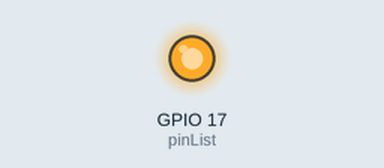
Bench run of a program on a simulated Raspberry Pi (BCM pin numbers). Shown: output pins drawn as LEDs (lit = HIGH). At 1.6 s the program stops and its outputs stay as they are.

Above: at 0.1 s.
At 1.7 s:
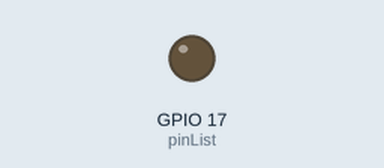
Timing chart, 0 to 3.1 s (numbered marks = the images above):
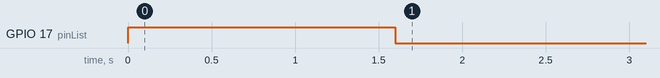

The program:

script2.py
```python
#!/usr/bin/python
import RPi.GPIO as GPIO
import time

GPIO.setmode(GPIO.BCM)

# init list with pin numbers


pinList = [17]

for i in pinList:
    GPIO.setup(i, GPIO.OUT)
    GPIO.output(i, GPIO.LOW)

# time to sleep between operations in the main loop

SleepTimeL = 0.4


try:
  GPIO.output(17, GPIO.HIGH)
  time.sleep(SleepTimeL);
  GPIO.output(17, GPIO.LOW)
  GPIO.output(17, GPIO.HIGH)
  time.sleep(SleepTimeL);
  GPIO.output(17, GPIO.LOW)
  GPIO.output(17, GPIO.HIGH)
  time.sleep(SleepTimeL);
  GPIO.output(17, GPIO.LOW)
  GPIO.output(17, GPIO.HIGH)
  time.sleep(SleepTimeL);
  GPIO.output(17, GPIO.LOW)

  GPIO.cleanup()
except KeyboardInterrupt:
  print "QUIT"


# End program cleanly with keyboard
except KeyboardInterrupt:
  print "  Quit"

  # Reset GPIO settings
  GPIO.cleanup()

# find more information on this script at
# http://youtu.be/WpM1aq4B8-A
```

Measured:
- by itself, GPIO 17 (pinList): LOW → HIGH at 0.00 s, → LOW 1.6 s later
